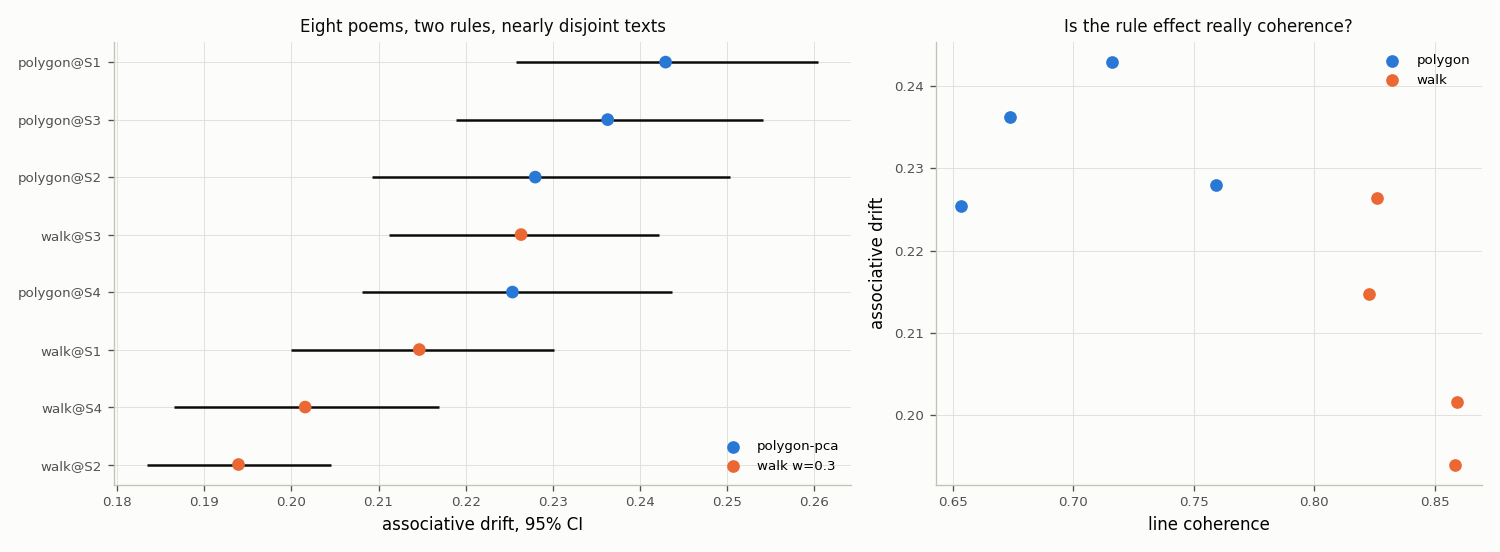

This figure's Python source:
"""rule_vs_text — separate "the construction rule did it" from "those two texts did it".

The powered run found polygon-pca at 0.2429 drift against the weighted walk's 0.1939, a difference
of +0.049 with the concept, target, semantic mask, content filters and length all held fixed. That
was **one build against one build**, so "different rule" and "different text" were perfectly
confounded. This separates them.

**It also fixes a confound in that comparison.** The two builds did not start from the same place:
`polygon_pca` was called with `neutral_start` (0.5, 0.5) while `walk_weighted` hardcoded its schedule
origin at (0.6, 0.25). So the earlier claim that *only* the selection rule differed was overstated —
the trajectory origin differed too. Here both rules are run from the same four origins.

**Design: 2 rules x 4 trajectory origins = 8 poems, fully crossed.**

    rule    polygon-pca   orbits a local PCA neighbourhood in the phrase bank's vector space
            walk (w=0.3)  picks from the affective band, weighted toward meaning

    origin  S1 (0.50, 0.50)   S2 (0.60, 0.25)   S3 (0.40, 0.45)   S4 (0.70, 0.30)

The origin is the one knob both rules genuinely expose: the `seed` argument is a no-op for
`polygon_pca` (it builds an RandomState and never reads it) and inert for the walk at w < 1, so
seed-sweeping would produce eight identical poems. Origin produces eight nearly disjoint ones —
within-rule Jaccard on chosen lines is 0.03-0.06, cross-rule at the same origin 0.00-0.03.

polygon@S1 and walk@S2 rebuild the two conditions from the powered run exactly. They are regenerated
rather than reused from its cache, and the script checks that they reproduce its numbers — a free
internal replication of the result being interrogated.

**The analysis that answers the question.** Pooling generations within a rule treats the generation
as the unit and would understate the standard error enormously, because generations from one poem
are not independent draws of "that rule". The unit here is the **poem**: resample 4 poems with
replacement within each rule, then generations within each drawn poem, and take the rule difference
over 10,000 such draws. If the rule is the cause, the four poems of each family separate despite
sharing no lines. If the original result was a property of two particular texts, the families
overlap and the hierarchical interval covers zero.

**A rival explanation tested at the same time.** The rules differ systematically in line coherence
(polygon 0.65-0.76, walk 0.82-0.86). With eight poems spanning that range, drift can be regressed on
coherence directly to ask whether "the rule" is really "coherence".

Usage: python3 explore/hypnagogia/rule_vs_text.py [--smoke]
Outputs (committed): rule_vs_text.csv, rule_vs_text_summary.csv, rule_vs_text_poems.md,
                     rule_vs_text.png
"""
import argparse
import importlib.util
import re

import time
from pathlib import Path

import numpy as np
import pandas as pd
import torch
from scipy import stats

from spiritbench.config import load_config, REPO_ROOT
from spiritbench.listener.model import HiddenStateModel
from spiritbench.stimuli import adapter as ad
from spiritbench.stimuli.phrase_bank import load_nrc

HERE = Path(__file__).resolve().parent
SCRATCH = REPO_ROOT / "explore/scratch/rule_vs_text"
OLD = REPO_ROOT / "explore/scratch/powered_drift"
GEN_PROMPT = "I close my eyes, and what comes to mind is"
WORD = re.compile(r"[a-z']+")
N_GEN, GEN_TOK, N_BOOT, N_LINES = 100, 110, 10000, 16
STARTS = {"S1": (0.50, 0.50), "S2": (0.60, 0.25), "S3": (0.40, 0.45), "S4": (0.70, 0.30)}
# the two builds the powered run already generated, and the condition name each reused from
REUSE = {("polygon", "S1"): "polygon_pca", ("walk", "S2"): "semantic"}


def _mod(name, path):
    s = importlib.util.spec_from_file_location(name, path)
    m = importlib.util.module_from_spec(s)
    s.loader.exec_module(m)
    return m


hr = _mod("hr", HERE / "run.py")
ws = _mod("ws", HERE / "weighted_selection.py")
ds = _mod("ds", HERE / "drift_search.py")
cp, hy, rb = hr.cp, hr.hy, hr.rb


def main():
    ap = argparse.ArgumentParser(); ap.add_argument("--smoke", action="store_true")
    args = ap.parse_args()
    n_gen = 4 if args.smoke else N_GEN
    SCRATCH.mkdir(parents=True, exist_ok=True)

    cfg = load_config()
    nrc = load_nrc(cfg["nrc_lexicon"])
    art = ad.load_art(str(REPO_ROOT / "data/phrase_bank/phrase_graph.json"))
    ok, vocab = cp.clean_mask(art, cfg["glove_path"])
    no_minor = np.array([not (rb.MINOR & set(rb.WORD.findall(art.word(i).lower())))
                         for i in range(len(art.nodes))])
    screen_ok = np.array([not ds.screened(art.word(i)) for i in range(len(art.nodes))])
    mask = ok & no_minor & screen_ok & hr.facet_union(art, hy.FACETS, vocab, cfg["glove_path"])
    tva = tuple(np.mean([[nrc[w][0], nrc[w][1]]
                         for wss in hy.FACETS.values() for w in wss if w in nrc], axis=0))
    print(f"target ({tva[0]:.3f}, {tva[1]:.3f}) · {int(mask.sum())} eligible lines\n", flush=True)

    builds = {}
    for k, s in STARTS.items():
        builds[("polygon", k)] = ad.apply_mask_to_path(
            art, ad.polygon_pca(art, s, tva, N_LINES, 42), mask)
        builds[("walk", k)] = ws.walk_weighted(art, mask, tva, N_LINES, 0.3, start_va=s)

    texts, meta = {}, {}
    for (rule, k), ids in builds.items():
        texts[(rule, k)] = ".\n".join(art.word(i) for i in ids)
        va = np.array([art.va(i) for i in ids])
        meta[(rule, k)] = dict(
            rule=rule, start=k, start_v=STARTS[k][0], start_a=STARTS[k][1],
            n_distinct=len(set(ids)), coherence=hr.line_coherence(art, ids),
            affect_error=float(np.linalg.norm(va.mean(0) - np.asarray(tva))))
        m = meta[(rule, k)]
        print(f"  {rule}@{k:<3} distinct {m['n_distinct']:>2}/{N_LINES}  "
              f"coherence {m['coherence']:.3f}  affect-err {m['affect_error']:.3f}", flush=True)

    model = HiddenStateModel(cfg["listener_model"], device=cfg["device"])
    tok, net, dev = model.tokenizer, model.model, model.device
    pre = cfg["preamble"]
    WV, WK = ds.load_wordvecs(cfg)

    def embed(t):
        ts = [x for x in WORD.findall(t.lower()) if x in WK]
        if not ts:
            return None
        v = WV[[WK[x] for x in ts]].mean(0)
        return v / max(np.linalg.norm(v), 1e-9)

    t0 = time.time()
    rows = []
    for (rule, k) in builds:
        name = f"{rule}_{k}"
        cpath = SCRATCH / f"{name}.csv"
        if cpath.exists():
            d = pd.read_csv(cpath)
            d["rule"], d["start"], d["build"] = rule, k, name
            rows.append(d)
            print(f"  {name:<12} cached ({d.drift.notna().sum()} usable)", flush=True)
            continue
        ctx = pre + texts[(rule, k)] + "\n\n" + GEN_PROMPT
        ii = tok(ctx, return_tensors="pt").to(dev)
        recs = []
        for g in range(n_gen):
            torch.manual_seed(5000 + g)                   # same seeds as the powered run
            with torch.no_grad():
                o = net.generate(**ii, max_new_tokens=GEN_TOK, do_sample=True, temperature=0.9,
                                 top_p=0.95, repetition_penalty=1.2, pad_token_id=tok.eos_token_id)
            txt = tok.decode(o[0, ii["input_ids"].shape[1]:], skip_special_tokens=True)
            es = [e for e in (embed(x) for x in re.split(r"[.!?\n]+", txt) if len(x.split()) > 2)
                  if e is not None]
            hops = [1 - es[i] @ es[i + 1] for i in range(len(es) - 1)]
            toks = WORD.findall(txt.lower())
            recs.append(dict(condition=name, gen=g, n_hops=len(hops),
                             drift=float(np.mean(hops)) if hops else np.nan,
                             ttr=len(set(toks)) / len(toks) if toks else np.nan,
                             n_tokens=len(toks)))
            if (g + 1) % 50 == 0:
                print(f"    {name}: {g + 1}/{n_gen}  [{time.time() - t0:.0f}s]", flush=True)
        d = pd.DataFrame(recs)
        d.to_csv(cpath, index=False)
        d["rule"], d["start"], d["build"] = rule, k, name
        rows.append(d)
        print(f"  {name:<12} drift {d.drift.mean():.4f} ({d.drift.notna().sum()} usable)",
              flush=True)

    df = pd.concat(rows, ignore_index=True)
    df.to_csv(HERE / "rule_vs_text.csv", index=False)

    # free internal replication: two of the eight are the powered run's own conditions
    prev_path = HERE / "powered_drift.csv"
    if prev_path.exists() and not args.smoke:
        prev = pd.read_csv(prev_path)
        print("\nreproduction check against the powered run (same seeds, rebuilt from scratch):")
        for (rule, k), old in REUSE.items():
            a = df[df.build == f"{rule}_{k}"].drift.dropna()
            b = prev[prev.condition == old].drift.dropna()
            if len(b):
                print(f"  {rule}@{k} vs {old}: {a.mean():.4f} (n={len(a)}) vs {b.mean():.4f} "
                      f"(n={len(b)})  delta {a.mean() - b.mean():+.5f}")

    boot = np.random.default_rng(0)
    per = {}
    summ = []
    for (rule, k) in builds:
        v = df[(df.rule == rule) & (df.start == k)].drift.dropna().to_numpy()
        per[(rule, k)] = v
        bs = np.array([boot.choice(v, len(v), True).mean() for _ in range(N_BOOT)])
        summ.append(dict(meta[(rule, k)], n=len(v), drift=v.mean(),
                         ci_lo=np.percentile(bs, 2.5), ci_hi=np.percentile(bs, 97.5),
                         mean_hops=df[(df.rule == rule) & (df.start == k)].n_hops.mean()))
    s = pd.DataFrame(summ).sort_values("drift", ascending=False)
    s.to_csv(HERE / "rule_vs_text_summary.csv", index=False)
    print("\n" + s.round(4).to_string(index=False))

    poly = np.array([per[("polygon", k)].mean() for k in STARTS])
    walk = np.array([per[("walk", k)].mean() for k in STARTS])
    print(f"\npolygon poems: {np.round(poly, 4)}  mean {poly.mean():.4f}  sd {poly.std(ddof=1):.4f}")
    print(f"walk poems:    {np.round(walk, 4)}  mean {walk.mean():.4f}  sd {walk.std(ddof=1):.4f}")
    sep = poly.min() > walk.max()
    print(f"families {'SEPARATE COMPLETELY' if sep else 'OVERLAP'}: "
          f"lowest polygon {poly.min():.4f} vs highest walk {walk.max():.4f}")

    # hierarchical bootstrap: resample POEMS within rule, then generations within poem
    ks = list(STARTS)
    hb = []
    for _ in range(N_BOOT):
        a = np.mean([boot.choice(per[("polygon", ks[i])], len(per[("polygon", ks[i])]), True).mean()
                     for i in boot.integers(0, 4, 4)])
        b = np.mean([boot.choice(per[("walk", ks[i])], len(per[("walk", ks[i])]), True).mean()
                     for i in boot.integers(0, 4, 4)])
        hb.append(a - b)
    hb = np.array(hb)
    lo, hi = np.percentile(hb, [2.5, 97.5])
    print(f"\nRULE EFFECT, poem as the unit of resampling: {hb.mean():+.4f}  [{lo:+.4f}, {hi:+.4f}]"
          f"  {'SIGNIFICANT' if not (lo <= 0 <= hi) else 'not significant'}")
    flat = np.concatenate([per[("polygon", k)] for k in ks]).mean() \
        - np.concatenate([per[("walk", k)] for k in ks]).mean()
    print(f"  (pooling generations instead would give {flat:+.4f} on a far too narrow interval)")
    print(f"  between-poem sd within rule: polygon {poly.std(ddof=1):.4f}, walk "
          f"{walk.std(ddof=1):.4f}; rule gap {poly.mean() - walk.mean():+.4f}")
    t = stats.ttest_ind(poly, walk)
    print(f"  4-vs-4 t-test on poem means: t={t.statistic:.2f}, p={t.pvalue:.4f}")

    # is "the rule" really "coherence"?
    co = s.coherence.to_numpy(); dr = s.drift.to_numpy()
    r_all = stats.pearsonr(co, dr)
    print(f"\ncoherence vs drift across all 8 poems: r={r_all.statistic:+.2f} (p={r_all.pvalue:.3f})")
    for rule in ("polygon", "walk"):
        q = s[s.rule == rule]
        rr = stats.pearsonr(q.coherence, q.drift)
        print(f"  within {rule:<8} r={rr.statistic:+.2f} (p={rr.pvalue:.3f}, n=4)")
    print("  -> a rule effect that is really coherence would show a strong WITHIN-rule slope too")

    (HERE / "rule_vs_text_poems.md").write_text(
        "# The eight poems: 2 rules x 4 trajectory origins\n\n"
        "Same concept, target, semantic mask, content filters and length throughout. Only the "
        "selection rule and the origin of the affective trajectory vary.\n\n" + "\n".join(
            f"## {r}@{k}  (origin {STARTS[k]}, coherence {meta[(r, k)]['coherence']:.3f}, "
            f"drift {per[(r, k)].mean():.4f})\n\n```\n{texts[(r, k)]}\n```\n"
            for (r, k) in builds))

    import matplotlib
    matplotlib.use("Agg")
    import matplotlib.pyplot as plt
    BLUE, ORANGE, INK, MUTED, GRID = "#2a78d6", "#eb6834", "#0b0b0b", "#52514e", "#e2e1dc"
    fig, (a1, a2) = plt.subplots(1, 2, figsize=(12.5, 4.6), dpi=120,
                                 gridspec_kw={"width_ratios": [1.35, 1]})
    fig.patch.set_facecolor("#fcfcfb")
    o = s.sort_values("drift")
    yy = np.arange(len(o))
    cols = [BLUE if r == "polygon" else ORANGE for r in o.rule]
    a1.hlines(yy, o.ci_lo, o.ci_hi, color=INK, lw=1.5, zorder=3)
    a1.scatter(o.drift, yy, s=58, c=cols, zorder=4, lw=0)
    a1.set_yticks(yy); a1.set_yticklabels([f"{r}@{k}" for r, k in zip(o.rule, o.start)], fontsize=9)
    a1.set_xlabel("associative drift, 95% CI")
    a1.set_title("Eight poems, two rules, nearly disjoint texts", fontsize=10, color=INK)
    for lab, c in (("polygon-pca", BLUE), ("walk w=0.3", ORANGE)):
        a1.scatter([], [], s=58, color=c, label=lab, lw=0)
    a1.legend(frameon=False, fontsize=8, loc="lower right")
    for rule, c in (("polygon", BLUE), ("walk", ORANGE)):
        q = s[s.rule == rule]
        a2.scatter(q.coherence, q.drift, s=58, color=c, lw=0, zorder=4, label=rule)
    a2.set_xlabel("line coherence"); a2.set_ylabel("associative drift")
    a2.set_title("Is the rule effect really coherence?", fontsize=10, color=INK)
    a2.legend(frameon=False, fontsize=8)
    for ax in (a1, a2):
        ax.set_facecolor("#fcfcfb"); ax.grid(color=GRID, lw=.6, zorder=0)
        for sp in ("top", "right"):
            ax.spines[sp].set_visible(False)
        for sp in ("left", "bottom"):
            ax.spines[sp].set_color("#c3c2b7")
        ax.tick_params(colors=MUTED, labelsize=8)
    fig.tight_layout()
    fig.savefig(HERE / "rule_vs_text.png", facecolor=fig.get_facecolor())
    print(f"\nwrote rule_vs_text.csv rule_vs_text_summary.csv rule_vs_text_poems.md "
          f"rule_vs_text.png ({(time.time() - t0) / 60:.1f} min)")


if __name__ == "__main__":
    main()
